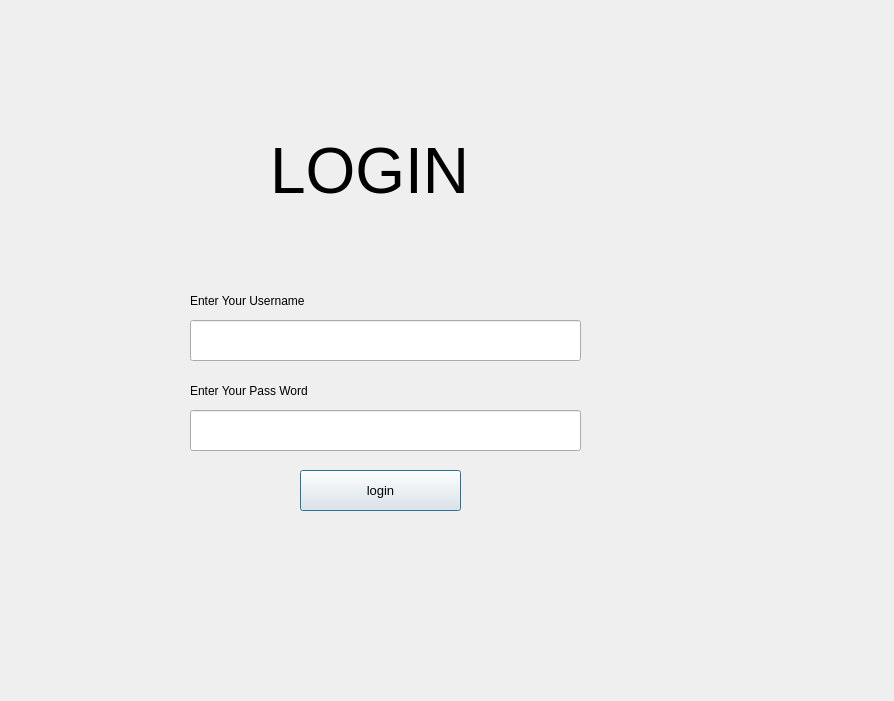
<?xml version="1.0" encoding="UTF-8"?>
<ui version="4.0">
 <class>Dialog</class>
 <widget class="QDialog" name="Dialog">
  <property name="geometry">
   <rect>
    <x>0</x>
    <y>0</y>
    <width>894</width>
    <height>701</height>
   </rect>
  </property>
  <property name="windowTitle">
   <string>Dialog</string>
  </property>
  <widget class="QLineEdit" name="passwordInput">
   <property name="geometry">
    <rect>
     <x>190</x>
     <y>410</y>
     <width>391</width>
     <height>41</height>
    </rect>
   </property>
   <property name="inputMask">
    <string/>
   </property>
   <property name="text">
    <string/>
   </property>
   <property name="echoMode">
    <enum>QLineEdit::Password</enum>
   </property>
  </widget>
  <widget class="QLabel" name="label">
   <property name="geometry">
    <rect>
     <x>270</x>
     <y>120</y>
     <width>231</width>
     <height>101</height>
    </rect>
   </property>
   <property name="font">
    <font>
     <pointsize>48</pointsize>
    </font>
   </property>
   <property name="text">
    <string>LOGIN</string>
   </property>
  </widget>
  <widget class="QLabel" name="label_3">
   <property name="geometry">
    <rect>
     <x>190</x>
     <y>380</y>
     <width>141</width>
     <height>21</height>
    </rect>
   </property>
   <property name="text">
    <string>Enter Your Pass Word</string>
   </property>
  </widget>
  <widget class="QLabel" name="alertLabel">
   <property name="geometry">
    <rect>
     <x>220</x>
     <y>230</y>
     <width>291</width>
     <height>41</height>
    </rect>
   </property>
   <property name="text">
    <string/>
   </property>
   <property name="alignment">
    <set>Qt::AlignCenter</set>
   </property>
  </widget>
  <widget class="QLabel" name="label_4">
   <property name="geometry">
    <rect>
     <x>190</x>
     <y>290</y>
     <width>141</width>
     <height>21</height>
    </rect>
   </property>
   <property name="text">
    <string>Enter Your Username</string>
   </property>
  </widget>
  <widget class="QPushButton" name="loginBtn">
   <property name="geometry">
    <rect>
     <x>300</x>
     <y>470</y>
     <width>161</width>
     <height>41</height>
    </rect>
   </property>
   <property name="font">
    <font>
     <pointsize>10</pointsize>
    </font>
   </property>
   <property name="text">
    <string>login</string>
   </property>
  </widget>
  <widget class="QLineEdit" name="userNameInput">
   <property name="geometry">
    <rect>
     <x>190</x>
     <y>320</y>
     <width>391</width>
     <height>41</height>
    </rect>
   </property>
   <property name="text">
    <string/>
   </property>
  </widget>
 </widget>
 <resources/>
 <connections/>
</ui>
